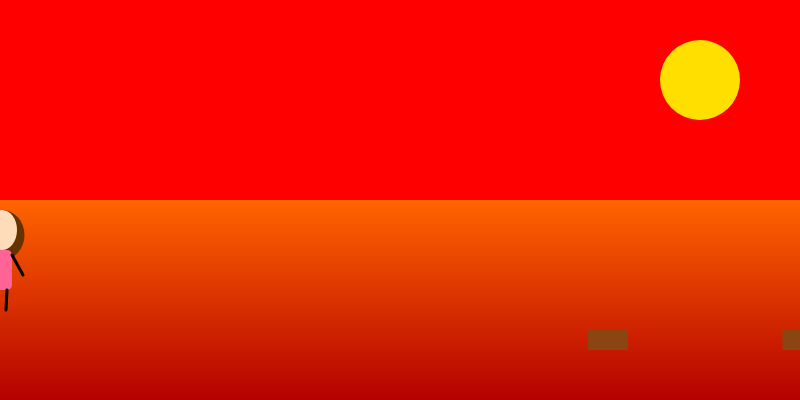
Frame 1 (no input)
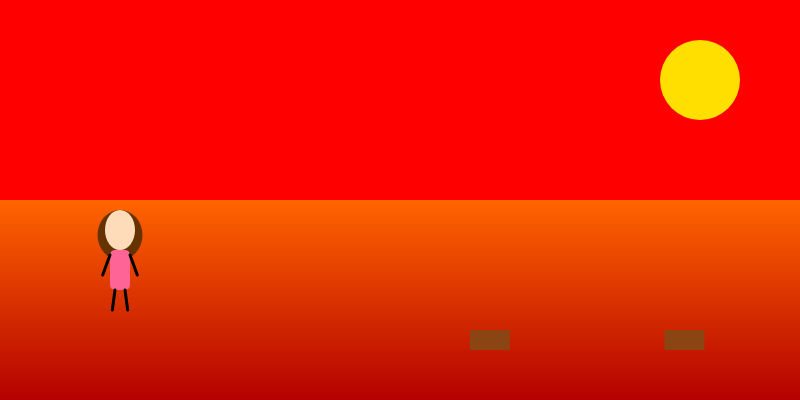
Frame 60 (no input)
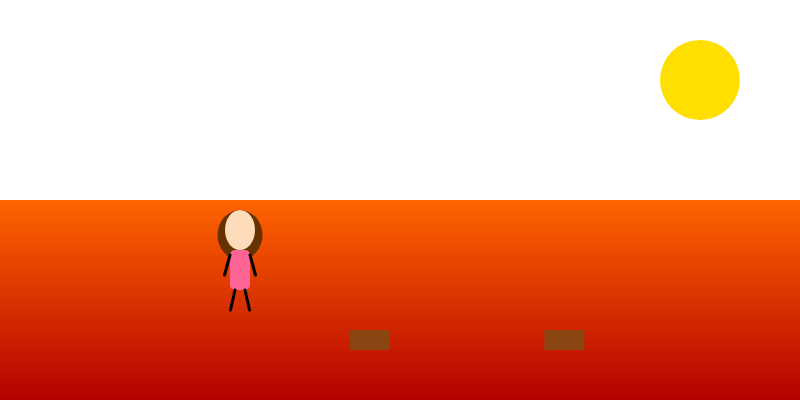
Frame 120 (the mouse pressed at the canvas centre since frame 60)

The p5.js sketch that drew these frames (run headless with seeded random() and noise() and a simulated clock; from frame 60 on, the mouse is pressed at the canvas centre):

// p5.js sketch
// ── sketch.js
let girlX = 0;
let step = 0;
let jumpOffset = 0;
let isJumping = false;
let jumpProgress = 0;
let girlY = 280;

let skyColors = [
  [255, 0, 0],     // Red
  [255, 255, 255], // White
  [0, 0, 255]      // Blue
];
let currentSky = 0;

let sunAngle = 0;
let sunDirection = 1;

let obstacles = [];

function setup() {
  createCanvas(800, 400);
  frameRate(30);

  // Create some random obstacles (brown blocks)
  for (let i = 0; i < 5; i++) {
    let x = random(200, width * 2); // Spread over wide range
    obstacles.push({ x: x, y: 330, w: 40, h: 20 });
  }
}

function draw() {
  drawBackground();

  // Sun rotation
  sunAngle += 0.01 * sunDirection;
  if (sunAngle > 0.3 || sunAngle < -0.3) {
    sunDirection *= -1;
  }

  drawSun();

  // Handle jumping
  if (isJumping) {
    jumpProgress += 0.1;
    jumpOffset = -sin(jumpProgress) * 50;

    if (jumpProgress >= PI) {
      isJumping = false;
      jumpOffset = 0;
      jumpProgress = 0;
    }
  }

  // Move girl
  girlX += 2;
  step += 1;

  // Loop back
  if (girlX > width + 50) {
    girlX = -50;
  }

  drawObstacles();
  drawGirl(girlX, girlY + jumpOffset);
}

function drawBackground() {
  // Sky
  let c = skyColors[currentSky];
  background(c[0], c[1], c[2]);

  // Lava ground
  noStroke();
  for (let i = 0; i < height / 2; i++) {
    let r = map(i, 0, height / 2, 255, 180);
    let g = map(i, 0, height / 2, 100, 0);
    let b = 0;
    fill(r, g, b);
    rect(0, height / 2 + i, width, 1);
  }
}

function drawSun() {
  push();
  translate(700, 80);
  rotate(sunAngle);
  fill(255, 223, 0);
  noStroke();
  ellipse(0, 0, 80, 80);
  pop();
}

function drawGirl(x, y) {
  push();
  translate(x, y);

  // Hair
  fill(102, 51, 0);
  ellipse(0, -45, 45, 50);

  // Head
  fill(255, 220, 185);
  ellipse(0, -50, 30, 40);

  // Body
  fill(255, 100, 150);
  rect(-10, -30, 20, 40, 5);

  // Legs
  let legMovement = sin(step * 0.2) * 5;

  stroke(0);
  strokeWeight(3);
  line(-5, 10, -5 + legMovement, 30);
  line(5, 10, 5 - legMovement, 30);

  // Arms
  let armMovement = sin(step * 0.2 + PI) * 5;
  line(-10, -25, -20 + armMovement, -5);
  line(10, -25, 20 - armMovement, -5);

  pop();
}

function drawObstacles() {
  fill(139, 69, 19); // brown
  for (let obs of obstacles) {
    let screenX = obs.x - girlX + 100;
    if (screenX > -50 && screenX < width + 50) {
      rect(screenX, obs.y, obs.w, obs.h);
    }
  }
}

// Mouse click interaction
function mousePressed() {
  // Change sky color
  currentSky = (currentSky + 1) % skyColors.length;

  // Check if clicked on girl
  let dx = mouseX - girlX;
  let dy = mouseY - (girlY + jumpOffset - 50);
  let distance = sqrt(dx * dx + dy * dy);

  if (distance < 30 && !isJumping) {
    isJumping = true;
    jumpProgress = 0;
  }
}
